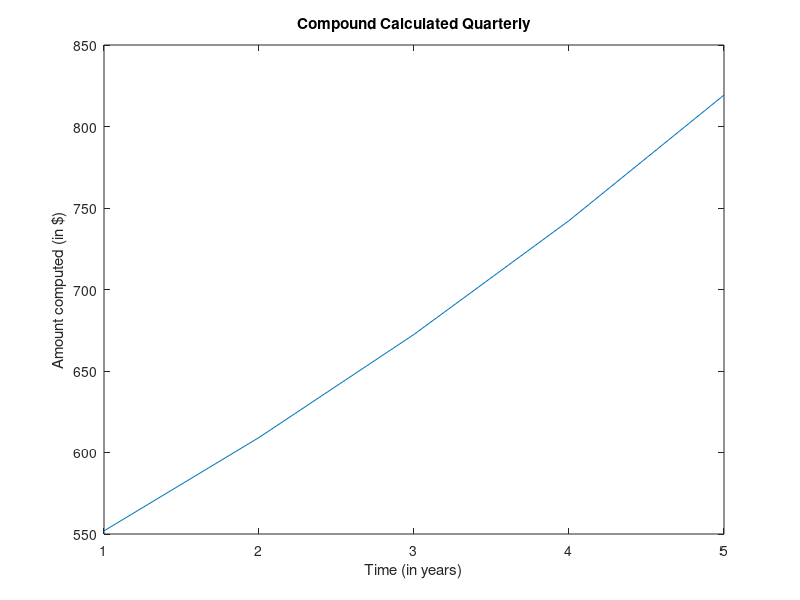

The MATLAB script that drew this image:
clear all; clc

format long;

A = [];
T = [];
P = 500;
R = 0.1;
N = 4;

for t=1:1:5
    T = [T,t];
    A = [A, P *( 1+ (R/N) )^(N*t)];
end

figure(1);
grid on
axis tight
plot(T, A);
title('Compound Calculated Quarterly');
xlabel('Time (in years)');
ylabel('Amount computed (in $)');